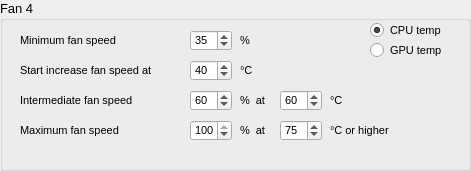
       <widget class="QGroupBox" name="groupBoxConfigFan4">
        <property name="geometry">
         <rect>
          <x>510</x>
          <y>20</y>
          <width>471</width>
          <height>171</height>
         </rect>
        </property>
        <property name="font">
         <font>
          <pointsize>10</pointsize>
          <weight>50</weight>
          <bold>false</bold>
         </font>
        </property>
        <property name="title">
         <string>Fan 4</string>
        </property>
        <property name="flat">
         <bool>false</bool>
        </property>
        <property name="checkable">
         <bool>false</bool>
        </property>
        <widget class="QLabel" name="label_71">
         <property name="geometry">
          <rect>
           <x>20</x>
           <y>30</y>
           <width>151</width>
           <height>21</height>
          </rect>
         </property>
         <property name="font">
          <font>
           <pointsize>8</pointsize>
          </font>
         </property>
         <property name="text">
          <string>Minimum fan speed</string>
         </property>
        </widget>
        <widget class="QSpinBox" name="spinBoxMinSpeedFan4">
         <property name="geometry">
          <rect>
           <x>190</x>
           <y>30</y>
           <width>42</width>
           <height>21</height>
          </rect>
         </property>
         <property name="font">
          <font>
           <pointsize>8</pointsize>
          </font>
         </property>
         <property name="maximum">
          <number>100</number>
         </property>
         <property name="singleStep">
          <number>1</number>
         </property>
         <property name="value">
          <number>35</number>
         </property>
        </widget>
        <widget class="QLabel" name="label_72">
         <property name="geometry">
          <rect>
           <x>20</x>
           <y>60</y>
           <width>241</width>
           <height>21</height>
          </rect>
         </property>
         <property name="font">
          <font>
           <pointsize>8</pointsize>
          </font>
         </property>
         <property name="text">
          <string>Start increase fan speed at </string>
         </property>
        </widget>
        <widget class="QSpinBox" name="spinBoxStartIncreaseSpeedFan4">
         <property name="geometry">
          <rect>
           <x>190</x>
           <y>60</y>
           <width>42</width>
           <height>21</height>
          </rect>
         </property>
         <property name="font">
          <font>
           <pointsize>8</pointsize>
          </font>
         </property>
         <property name="maximum">
          <number>100</number>
         </property>
         <property name="singleStep">
          <number>1</number>
         </property>
         <property name="value">
          <number>40</number>
         </property>
        </widget>
        <widget class="QLabel" name="label_73">
         <property name="geometry">
          <rect>
           <x>240</x>
           <y>90</y>
           <width>101</width>
           <height>21</height>
          </rect>
         </property>
         <property name="font">
          <font>
           <pointsize>8</pointsize>
          </font>
         </property>
         <property name="text">
          <string>%  at</string>
         </property>
        </widget>
        <widget class="QSpinBox" name="spinBoxIntermediateTempFan4">
         <property name="geometry">
          <rect>
           <x>280</x>
           <y>90</y>
           <width>42</width>
           <height>21</height>
          </rect>
         </property>
         <property name="font">
          <font>
           <pointsize>8</pointsize>
          </font>
         </property>
         <property name="maximum">
          <number>100</number>
         </property>
         <property name="singleStep">
          <number>1</number>
         </property>
         <property name="value">
          <number>60</number>
         </property>
        </widget>
        <widget class="QSpinBox" name="spinBoxIntermediateSpeedFan4">
         <property name="geometry">
          <rect>
           <x>190</x>
           <y>90</y>
           <width>42</width>
           <height>21</height>
          </rect>
         </property>
         <property name="font">
          <font>
           <pointsize>8</pointsize>
          </font>
         </property>
         <property name="maximum">
          <number>100</number>
         </property>
         <property name="singleStep">
          <number>1</number>
         </property>
         <property name="value">
          <number>60</number>
         </property>
        </widget>
        <widget class="QLabel" name="label_74">
         <property name="geometry">
          <rect>
           <x>20</x>
           <y>90</y>
           <width>151</width>
           <height>21</height>
          </rect>
         </property>
         <property name="font">
          <font>
           <pointsize>8</pointsize>
          </font>
         </property>
         <property name="text">
          <string>Intermediate fan speed </string>
         </property>
        </widget>
        <widget class="QLabel" name="label_75">
         <property name="geometry">
          <rect>
           <x>330</x>
           <y>90</y>
           <width>111</width>
           <height>21</height>
          </rect>
         </property>
         <property name="font">
          <font>
           <pointsize>8</pointsize>
          </font>
         </property>
         <property name="text">
          <string>°C</string>
         </property>
        </widget>
        <widget class="QLabel" name="label_76">
         <property name="geometry">
          <rect>
           <x>240</x>
           <y>60</y>
           <width>111</width>
           <height>21</height>
          </rect>
         </property>
         <property name="font">
          <font>
           <pointsize>8</pointsize>
          </font>
         </property>
         <property name="text">
          <string>°C</string>
         </property>
        </widget>
        <widget class="QLabel" name="label_77">
         <property name="geometry">
          <rect>
           <x>240</x>
           <y>30</y>
           <width>111</width>
           <height>21</height>
          </rect>
         </property>
         <property name="font">
          <font>
           <pointsize>8</pointsize>
          </font>
         </property>
         <property name="text">
          <string>%</string>
         </property>
        </widget>
        <widget class="QLabel" name="label_78">
         <property name="geometry">
          <rect>
           <x>20</x>
           <y>120</y>
           <width>151</width>
           <height>21</height>
          </rect>
         </property>
         <property name="font">
          <font>
           <pointsize>8</pointsize>
          </font>
         </property>
         <property name="text">
          <string>Maximum fan speed </string>
         </property>
        </widget>
        <widget class="QSpinBox" name="spinBoxMaxSpeedFan4">
         <property name="geometry">
          <rect>
           <x>190</x>
           <y>120</y>
           <width>42</width>
           <height>21</height>
          </rect>
         </property>
         <property name="font">
          <font>
           <pointsize>8</pointsize>
          </font>
         </property>
         <property name="maximum">
          <number>100</number>
         </property>
         <property name="singleStep">
          <number>1</number>
         </property>
         <property name="value">
          <number>100</number>
         </property>
        </widget>
        <widget class="QLabel" name="label_79">
         <property name="geometry">
          <rect>
           <x>240</x>
           <y>120</y>
           <width>101</width>
           <height>21</height>
          </rect>
         </property>
         <property name="font">
          <font>
           <pointsize>8</pointsize>
          </font>
         </property>
         <property name="text">
          <string>%  at</string>
         </property>
        </widget>
        <widget class="QLabel" name="label_80">
         <property name="geometry">
          <rect>
           <x>330</x>
           <y>120</y>
           <width>111</width>
           <height>21</height>
          </rect>
         </property>
         <property name="font">
          <font>
           <pointsize>8</pointsize>
          </font>
         </property>
         <property name="text">
          <string>°C or higher</string>
         </property>
        </widget>
        <widget class="QSpinBox" name="spinBoxMaxTempFan4">
         <property name="geometry">
          <rect>
           <x>280</x>
           <y>120</y>
           <width>42</width>
           <height>21</height>
          </rect>
         </property>
         <property name="font">
          <font>
           <pointsize>8</pointsize>
          </font>
         </property>
         <property name="maximum">
          <number>100</number>
         </property>
         <property name="singleStep">
          <number>1</number>
         </property>
         <property name="value">
          <number>75</number>
         </property>
        </widget>
        <widget class="QRadioButton" name="radioButtonCPUFan4">
         <property name="geometry">
          <rect>
           <x>370</x>
           <y>20</y>
           <width>95</width>
           <height>20</height>
          </rect>
         </property>
         <property name="font">
          <font>
           <pointsize>8</pointsize>
          </font>
         </property>
         <property name="text">
          <string>CPU temp</string>
         </property>
         <property name="checked">
          <bool>true</bool>
         </property>
        </widget>
        <widget class="QRadioButton" name="radioButtonGPUFan4">
         <property name="geometry">
          <rect>
           <x>370</x>
           <y>40</y>
           <width>95</width>
           <height>20</height>
          </rect>
         </property>
         <property name="font">
          <font>
           <pointsize>8</pointsize>
          </font>
         </property>
         <property name="text">
          <string>GPU temp</string>
         </property>
        </widget>
       </widget>
